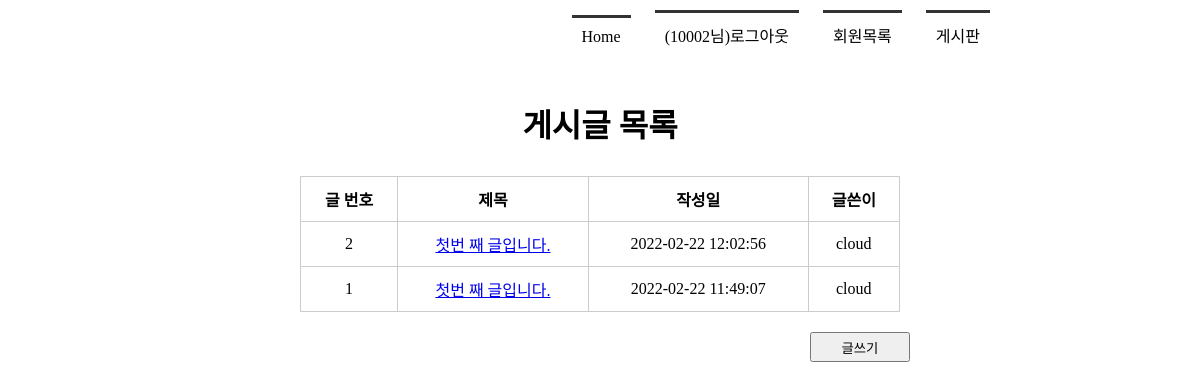
/boardlist/ (signed in), run on the app's committed database.
### tables this page shows
CREATE TABLE board(
            bno integer PRIMARY KEY AUTOINCREMENT,
            title   text NOT NULL,
            content text NOT NULL,
            createDate timestamp date DEFAULT(datetime('now', 'localtime')),
            mid char(5) NOT NULL,
            FOREIGN KEY(mid) REFERENCES member(mid) ON DELETE CASCADE);

### app.py (the view)
@app.route('/boardlist/')
def boardlist():
    conn = getconn()
    cur = conn.cursor()
    sql = "SELECT * FROM board ORDER BY bno DESC"
    cur.execute(sql)
    rs = cur.fetchall()
    conn.close()
    return render_template('boardlist.html', rs=rs)

### app.py (called while the page is built)
def getconn():
    conn = sqlite3.connect("./members.db")
    return conn

### templates/boardlist.html (shortened to what this page needs)
<!DOCTYPE html>
<html lang="en">
<head>
    <link rel="stylesheet" href="{{ url_for('static', filename='style.css')  }}">
</head>
<body>
    <div id="container">
        {% include 'navbar.html' %}
        <section>
            <h1>게시글 목록</h1>
            <table>
                <tr>
                    <th>글 번호</th><th>제목</th><th>작성일</th><th>글쓴이</th>
                </tr>
                {% for i in rs %}
                <tr>
                    <td>{{ i[0] }}</td>
                    <td><a href = "{{ url_for('board_view', id=i[0]) }}">{{ i[1] }}</a></td>
                    <td>{{ i[3] }}</td>
                    <td>{{ i[4] }}</td>
                </tr>
                {% endfor %}
            </table>
            <div class="btn_write">
                <input type="submit" value="글쓰기">
            </div>
        </section>
    </div>
</body>
</html>

### static/style.css (style rules this page uses)
* { margin: 0; padding: 0; }
#container { width: 1000px; margin: 0 auto; }
section { text-align: center; }
section h1 { font-size: 2em; margin-bottom: 30px; }
section table { width: 600px; margin:0 auto; border-collapse: collapse; }
section table, th, td { border: 1px solid #ccc; padding: 10px }
section .btn_write { padding: 10px; text-align: right; margin: 10px 180px; }
section .btn_write input { width: 100px; height: 30px; }

### data on the page
board: bno "2", title "첫번 째 글입니다.", createDate "2022-02-22 12:02:56", mid "cloud"
board: bno "1", title "첫번 째 글입니다.", createDate "2022-02-22 11:49:07", mid "cloud"

### other printed values
{{ session['userID'] }} "10002"
